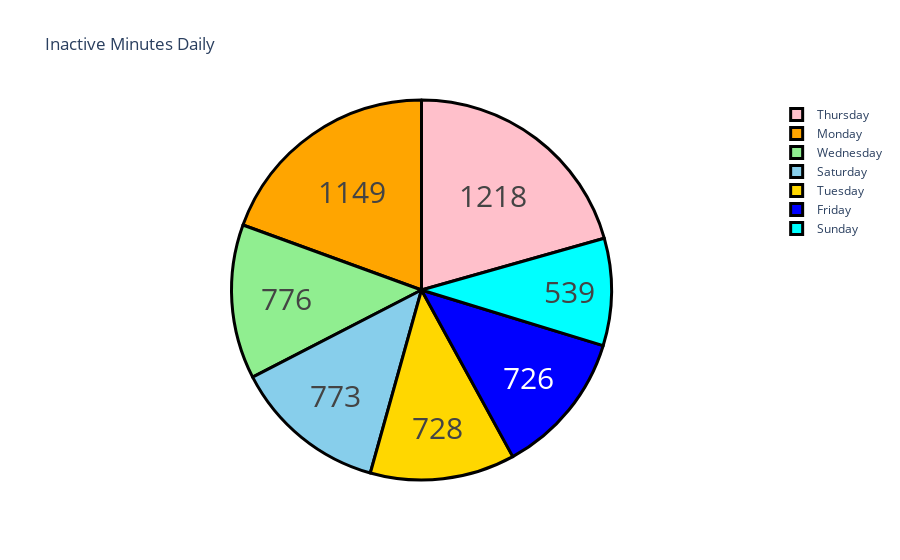

Source (notebook cell):
### Code cell
day = data["Day"].value_counts()
label = day.index
counts = data["SedentaryMinutes"]
colors = ['gold','lightgreen', "pink", "blue", "skyblue", "cyan", "orange"]

fig = go.Figure(data=[go.Pie(labels=label, values=counts)])
fig.update_layout(title_text='Inactive Minutes Daily')
fig.update_traces(hoverinfo='label+percent', textinfo='value', textfont_size=30,
                  marker=dict(colors=colors, line=dict(color='black', width=3)))
fig.show()

### Figure 1 — Plotly figure (JSON) as saved in the notebook; plotly's stock layout.template omitted (floating-point values rounded to 4 significant figures; data arrays with more than 128 entries replaced by an {"elided": "..."} marker saying what was removed)
{"data": [{"hoverinfo": "label+percent", "labels": ["Tuesday", "Wednesday", "Thursday", "Friday", "Saturday", "Sunday", "Monday"], "marker": {"colors": ["gold", "lightgreen", "pink", "blue", "skyblue", "cyan", "orange"], "line": {"color": "black", "width": 3}}, "textfont": {"size": 30}, "textinfo": "value", "type": "pie", "values": {"elided": "940 int values"}}], "layout": {"title": {"text": "Inactive Minutes Daily"}}}
